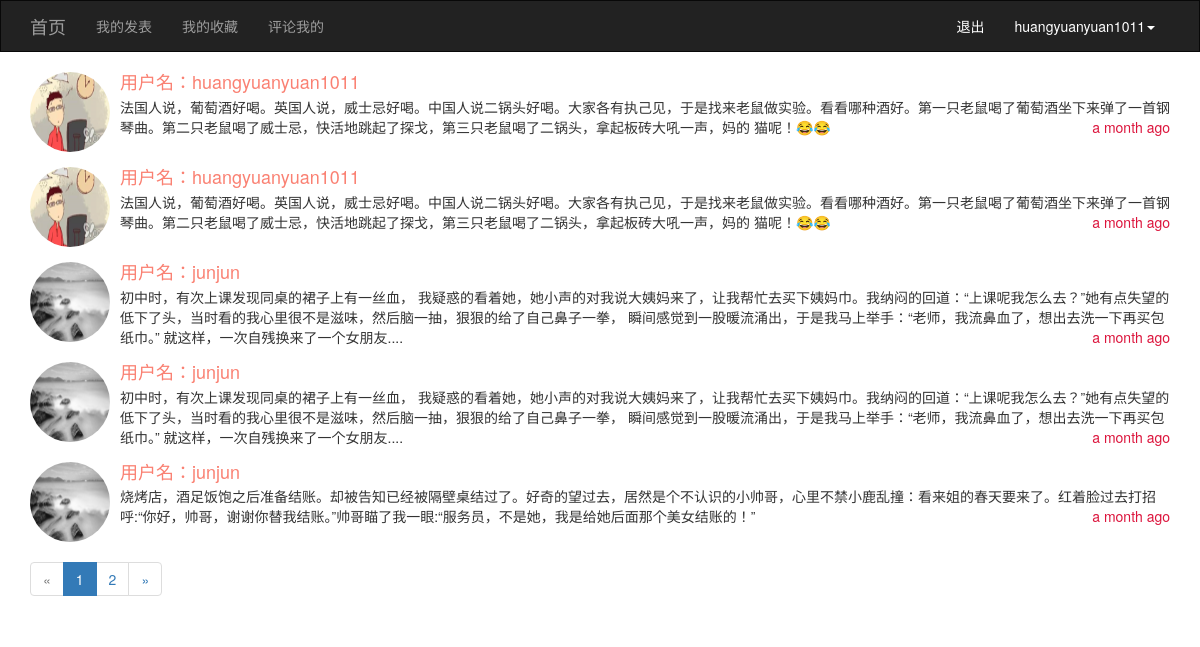
Screenshot of /mine_collect/ (signed in) with the database file from the repository.
### app/models/user.py (models this page shows, shortened)
class User(db.Model,UserMixin):
    __tablename__="users"
    id = db.Column(db.Integer,primary_key=True)
    username=db.Column(db.String(32),unique=True)
    password_hash=db.Column(db.String(128))
    email=db.Column(db.String(64),unique=True)
    confirm =db.Column(db.Boolean,default=False)
    icon = db.Column(db.String(64),default="default.jpg")
    posts = db.relationship('Posts',backref='user',lazy="dynamic")
    favorites = db.relationship('Posts',secondary="collections",
                                backref=db.backref("users", lazy="dynamic"), lazy="dynamic")
    @property
    def password(self):
        raise AttributeError('密码是不可读属性')

### app/models/posts.py (models this page shows)
class Posts(db.Model):
    __tablename__="posts"
    id = db.Column(db.Integer,primary_key=True)
    rid = db.Column(db.Integer,default=0,index=True)
    content = db.Column(db.Text)
    timestamp = db.Column(db.DateTime,default=datetime.utcnow)
    uid = db.Column(db.Integer,db.ForeignKey('users.id'))

### app/views/posts.py (the view)
@posts.route('/mine_collect/')
def mine_collect():
    page =request.args.get('page',1,type=int)
    pagination = current_user.favorites.order_by(Posts.timestamp.desc()).paginate(page, per_page=5,error_out=False)
    comments = pagination.items
    return render_template("posts/mine_collect.html",pagination=pagination,comments=comments)

### app/models/user.py (called while the page is built)
@login_manager.user_loader
def load_user(uid):
    return User.query.get(int(uid))

### app/templates/posts/mine_collect.html (shortened to what this page needs)
{% extends "common/base.html" %}
{% from "common/macro.html" import pagination_show %}
{% block page_content %}
    {% for p in comments %}
     <div class="media">
    <div class="media-left">
    <a href="#">
      <img class="media-object; img-circle" src="{{ url_for('static', filename='upload/'+ p.user.icon) }}"
                 alt="头像" style="width: 80px; height: 80px;float: left">
    </a>
    </div>
    <div class="media-body">
    <h4  class="media-heading" style="color: salmon">用户名：{{ p.user.username }}</h4>
    {{ p.content }}
      <div style="float: right;color: crimson" >{{ moment(p.timestamp).fromNow() }}</div>
    </div>
    </div>
    {% endfor %}
{{ pagination_show(pagination,'posts.mine_collect') }}
{% endblock %}

### app/templates/common/base.html (shortened to what this page needs)
{% extends "bootstrap/base.html" %}
{% import "bootstrap/wtf.html" as wtf %}
{% block navbar %}
    <nav class="navbar navbar-inverse" style="border-radius: 0px;">
        <div class="container">
            <div class="navbar-header">
                <a class="navbar-brand" href="{{ url_for('main.index') }}">首页</a>
            </div>
            <div class="collapse navbar-collapse">
                <ul class="nav navbar-nav">
                    <li><a href="{{ url_for('posts.mine_publish') }}">我的发表</a></li>
                    <li><a href="{{ url_for('posts.mine_collect') }}">我的收藏</a></li>
                    <li><a href="{{ url_for('posts.comment_my') }}">评论我的</a></li>
                </ul>
                <ul class="nav navbar-nav navbar-right">
                    {% if current_user.is_authenticated %}
                        <li><a style="color: white" href="{{ url_for('user.logout') }}">退出</a></li>
                        <li class="dropdown">
                            <a style="color: white" href="#" class="dropdown-toggle" data-toggle="dropdown"
                               role="button" aria-haspopup="true"
                               aria-expanded="false">{{ current_user.username }}<span class="caret"></span></a>
                            {% else %}
                        <li><a href="{{ url_for('user.register') }}">注册</a></li>
                        <li><a href="{{ url_for('user.login') }}">登录</a></li>
                    {% endif %}
                </ul>
            </div>
        </div>
    </nav>
{% endblock %}
{% block content %}
    <div class="container">
        {% block page_content %}默认内容{% endblock %}
    </div>
{% endblock %}

### rows the page displays
User: username "huangyuanyuan1011"
Posts: icon (picture), user.username "huangyuanyuan1011", content "法国人说，葡萄酒好喝。英国人说，威士忌好喝。中国人说二锅头好喝。大家各有执己见，于是找来老鼠做实验。看看哪种酒好。第一只老鼠喝了葡萄酒坐下来弹了一首钢琴曲。第二只老鼠喝了威士忌，快活地跳起了探戈，第三只老鼠喝了二锅头，拿起板砖大吼一声，妈的 猫呢！😂😂", timestamp "a month ago"
Posts: icon (picture), user.username "huangyuanyuan1011", content "法国人说，葡萄酒好喝。英国人说，威士忌好喝。中国人说二锅头好喝。大家各有执己见，于是找来老鼠做实验。看看哪种酒好。第一只老鼠喝了葡萄酒坐下来弹了一首钢琴曲。第二只老鼠喝了威士忌，快活地跳起了探戈，第三只老鼠喝了二锅头，拿起板砖大吼一声，妈的 猫呢！😂😂", timestamp "a month ago"
Posts: icon (picture), user.username "junjun", content "初中时，有次上课发现同桌的裙子上有一丝血， 我疑惑的看着她，她小声的对我说大姨妈来了，让我帮忙去买下姨妈巾。我纳闷的回道：“上课呢我怎么去？”她有点失望的低下了头，当时看的我心里很不是滋味，然后脑一抽，狠狠的给了自己鼻子一拳， 瞬间感觉到一股暖流涌出，于是我马上举手：“老师，我流鼻血了，想出去洗一下再买包纸巾。” 就这样，一次自残换来了一个女朋友....", timestamp "a month ago"
Posts: icon (picture), user.username "junjun", content "初中时，有次上课发现同桌的裙子上有一丝血， 我疑惑的看着她，她小声的对我说大姨妈来了，让我帮忙去买下姨妈巾。我纳闷的回道：“上课呢我怎么去？”她有点失望的低下了头，当时看的我心里很不是滋味，然后脑一抽，狠狠的给了自己鼻子一拳， 瞬间感觉到一股暖流涌出，于是我马上举手：“老师，我流鼻血了，想出去洗一下再买包纸巾。” 就这样，一次自残换来了一个女朋友....", timestamp "a month ago"
Posts: icon (picture), user.username "junjun", content "烧烤店，酒足饭饱之后准备结账。却被告知已经被隔壁桌结过了。好奇的望过去，居然是个不认识的小帅哥，心里不禁小鹿乱撞：看来姐的春天要来了。红着脸过去打招呼:“你好，帅哥，谢谢你替我结账。”帅哥瞄了我一眼:“服务员，不是她，我是给她后面那个美女结账的！”", timestamp "a month ago"

### other values shown
{{ p }} "1" "2"
